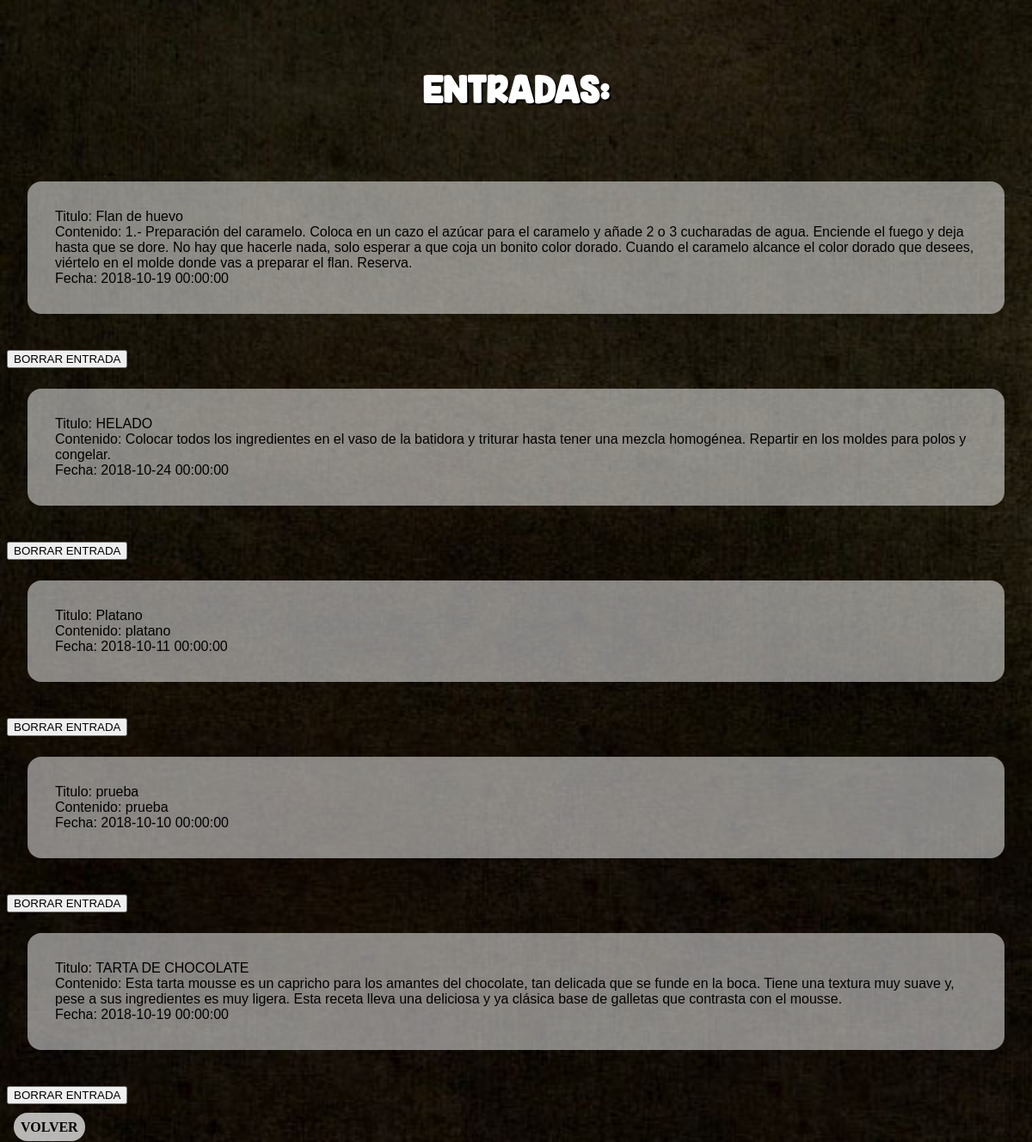
The page /entradasAdmin.php on the database as committed earlier.
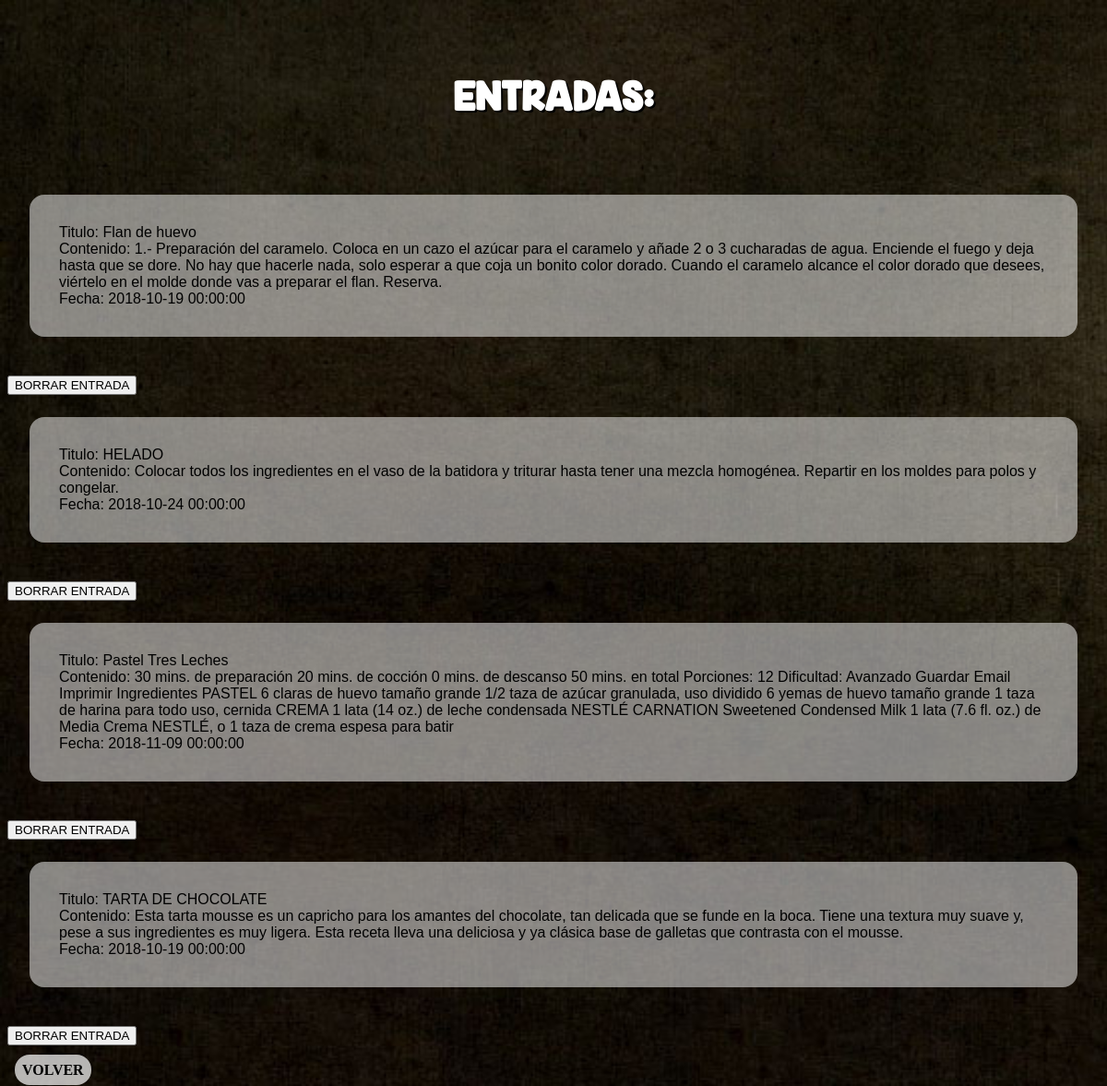
The same page on the database as committed later.
### tables this page shows
CREATE TABLE `entrada` (
  `titulo` varchar(30) NOT NULL,
  `contenido` longtext NOT NULL,
  `fecha_entrada` datetime DEFAULT CURRENT_TIMESTAMP
);

### entradasAdmin.php (the view, shortened to what this page needs)
<?php
include 'conexion.php';
echo "<link rel='stylesheet' href='CSS/estilo.css'>";
try {
$sentencia=$db->prepare("SELECT * FROM entrada");
$sentencia->execute();
echo "<h3 class='h3titulo'>ENTRADAS:</h3>";
foreach($sentencia as $entrada){
	echo '<br><article id="entrada"> Titulo: ' . $entrada['titulo']. ' <br>	Contenido: ' . $entrada['contenido'] . ' <br>Fecha: ' . $entrada['fecha_entrada'].' <br></article><br>';
	?><button> BORRAR ENTRADA</button> <?php
}
} catch(PDOException $e) {
  echo 'Error: ' . $e->getMessage();
}
echo "<br><br><a class='avolver' href='index.php'> Volver </a>"
?>

Rows that differ between the two databases and show on the page:
removed entrada: titulo "Platano", contenido "platano", fecha_entrada "2018-10-11 00:00:00"
removed entrada: titulo "prueba", contenido "prueba", fecha_entrada "2018-10-10 00:00:00"
added entrada: titulo "Pastel Tres Leches", contenido "30 mins. de preparación 20 mins. de cocción 0 mins. de descanso 50 mins. en total Porciones: 12 Dificultad: Avanzado Guardar Email Imprimir Ingredientes PASTEL 6 claras de huevo tamaño grande 1/2 taza de azúcar granulada, uso dividido 6 yemas de huevo tamaño grande 1 taza de harina para todo uso, cernida CREMA 1 lata (14 oz.) de leche condensada NESTLÉ CARNATION Sweetened Condensed Milk 1 lata (7.6 fl. oz.) de Media Crema NESTLÉ, o 1 taza de crema espesa para batir", fecha_entrada "2018-11-09 00:00:00"
